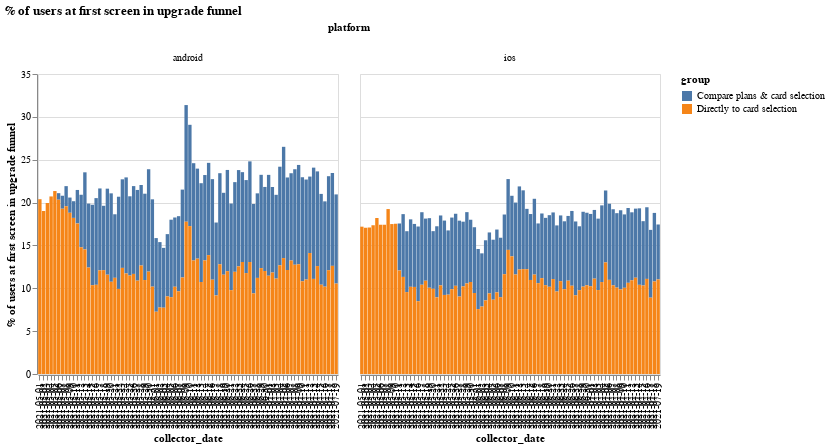

The code cell stored with this chart in its notebook:
### Code cell
## cta --> bounce
## cta --> card selection
## cta --> compare plans --> bounce
## cta --> compare plans --> card selection

df = pd.read_csv("cta.csv")
df = df.loc[df["step"] == "cta", :]

df = df.groupby(["platform", "user_id", "collector_date"]).agg("count").reset_index()

compare = pd.read_csv("tier_comparison.csv")
compare = (
    compare.groupby(["platform", "user_id", "collector_date"])
    .agg("count")
    .reset_index()
)
compare["compare"] = 1

card = pd.read_csv("card_selection.csv")
card = (
    card.groupby(["platform", "user_id", "collector_date"]).agg("count").reset_index()
)
card["card"] = 1

df = (
    df.merge(compare, on=["user_id", "collector_date", "platform"], how="left")
    .reset_index()
    .fillna(0)
)
df = (
    df.merge(card, on=["user_id", "collector_date", "platform"], how="left")
    .reset_index()
    .fillna(0)
)

df = df.loc[:, ["user_id", "platform", "collector_date", "compare", "card"]]

df["group"] = "Bounced"
df.loc[(df["compare"] == 1) & (df["card"] == 0), "group"] = "Compare plans & bounce"
df.loc[(df["compare"] == 0) & (df["card"] == 1), "group"] = "Directly to card selection"
df.loc[
    (df["compare"] == 1) & (df["card"] == 1), "group"
] = "Compare plans & card selection"

df = (
    df.groupby(["collector_date", "platform", "group"])["user_id"]
    .agg("nunique")
    .reset_index()
)

df["perc"] = (
    100
    * df["user_id"]
    / df.groupby(["collector_date", "platform"])["user_id"].transform("sum")
)

alt.Chart(
    df.loc[
        (df["collector_date"] >= "2021-04-01")
        & (df["group"].isin(["Bounced", "Compare plans & bounce"]) == False)
        & (df["platform"] != "web"),
        :,
    ]
).mark_bar().encode(
    x="collector_date:O",
    y=alt.Y(
        "perc:Q", axis=alt.Axis(title="% of users at first screen in upgrade funnel")
    ),
    color="group:N",
    column="platform:N",
).properties(
    width=300, height=300, title="% of users at first screen in upgrade funnel"
)

### Figure 1 — Vega-Lite specification as saved in the notebook (floating-point values rounded to 4 significant figures; data arrays with more than 128 entries replaced by an {"elided": "..."} marker saying what was removed)
{"config": {"view": {"continuousWidth": 400, "continuousHeight": 300}}, "data": {"name": "data-f1456a148804c96ba755c7d9d4ee3cd4"}, "mark": "bar", "encoding": {"color": {"type": "nominal", "field": "group"}, "column": {"type": "nominal", "field": "platform"}, "x": {"type": "ordinal", "field": "collector_date"}, "y": {"type": "quantitative", "axis": {"title": "% of users at first screen in upgrade funnel"}, "field": "perc"}}, "height": 300, "title": "% of users at first screen in upgrade funnel", "width": 300, "$schema": "https://vega.github.io/schema/vega-lite/v4.8.1.json", "datasets": {"data-f1456a148804c96ba755c7d9d4ee3cd4": {"elided": "305 records"}}}
